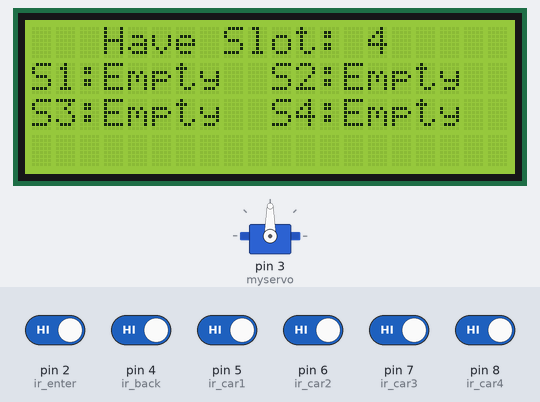
Simulated run of this sketch. Board: Arduino Uno, built with avr-gcc and run on an emulated ATmega328P. Parts: servo, 20×4 character LCD. The test bench sets the inputs (shaded band); at power-on: pin 2 (ir_enter), pin 4 (ir_back), pin 5 (ir_car1), pin 6 (ir_car2), pin 7 (ir_car3), pin 8 (ir_car4) HIGH.

Above: at 3.3 s.
3.4 s: pin 5 (ir_car1) driven LOW
At 4.2 s:
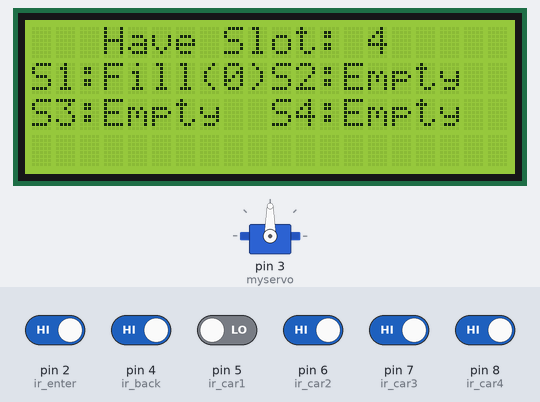
6.4 s: pin 6 (ir_car2) driven LOW
At 7.3 s:
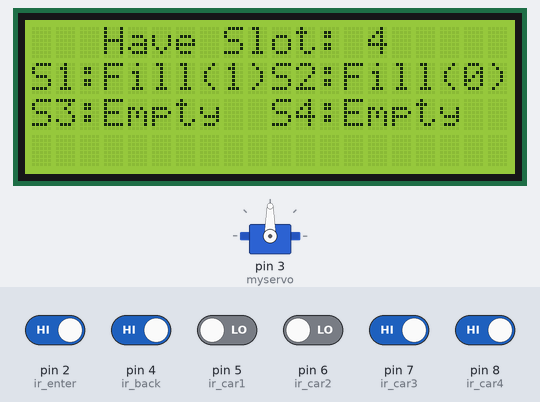
9.4 s: pin 7 (ir_car3) driven LOW
At 10.3 s:
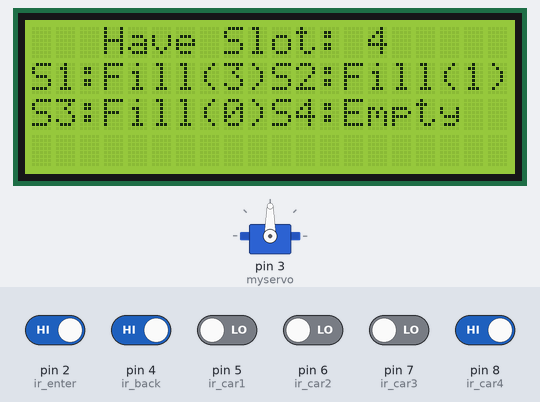
12.4 s: pin 8 (ir_car4) driven LOW
At 13.3 s:
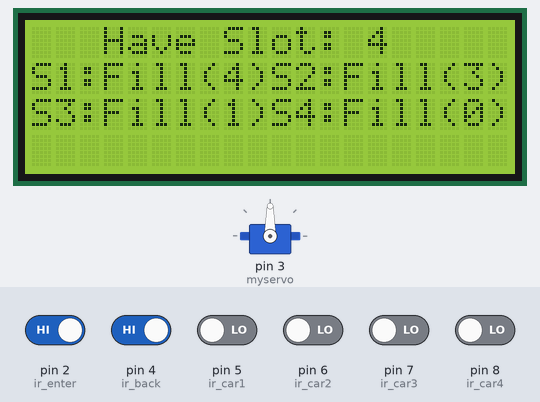
15.4 s: pin 5 (ir_car1) driven HIGH
At 16.4 s:
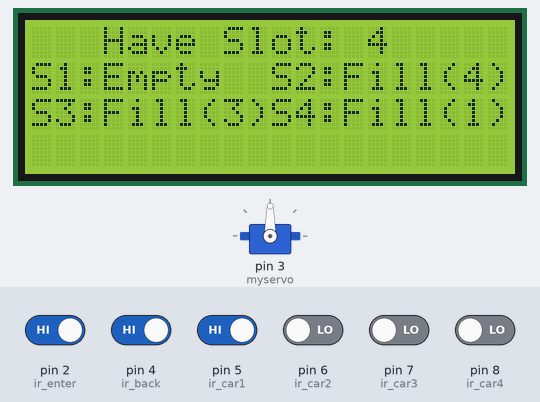
18.4 s: pin 6 (ir_car2) driven HIGH
At 19.4 s:
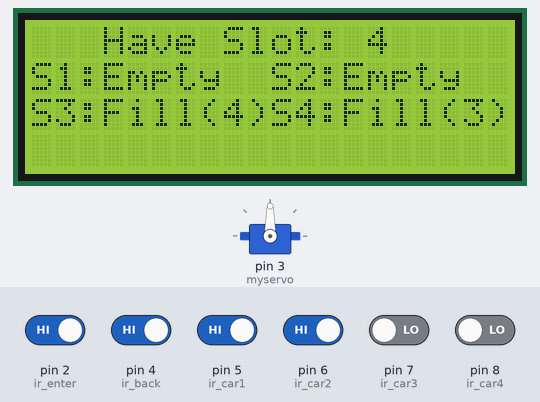
Timing chart, 0 to 21.4 s (numbered marks = the images above; inputs shaded):
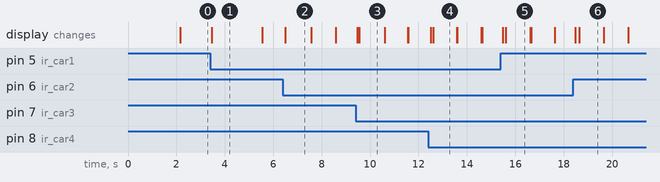

Measured:
- after the input at 3.4 s, the display: changes after 0.07 s (image 1)
- after the input at 6.4 s, the display: changes after 0.10 s (image 2)
- after the input at 9.4 s, the display: first changes after 0.07 s (image 3 shows a later state)
- after the input at 12.4 s, the display: first changes after 0.11 s (image 4 shows a later state)
- after the input at 15.4 s, the display: first changes after 0.09 s (image 5 shows a later state)
- after the input at 18.4 s, the display: first changes after 0.07 s (image 6 shows a later state)
- what the display in image 1 shows lasts 2.0 s, from 3.5 s to 5.5 s

The sketch:

Car_Parking_System_LCD.ino
```cpp
#include <Servo.h>
#include <Wire.h>
#include <LiquidCrystal_I2C.h>

LiquidCrystal_I2C lcd(0x27, 20, 4);
Servo myservo;

#define ir_enter 2
#define ir_back  4
#define ir_car1 5
#define ir_car2 6
#define ir_car3 7
#define ir_car4 8

int S1=0, S2=0, S3=0, S4=0;
int flag1=0, flag2=0;
int slot = 4;

// Separate timer variables for each slot
unsigned long previousMillis1 = 0;
unsigned long previousMillis2 = 0;
unsigned long previousMillis3 = 0;
unsigned long previousMillis4 = 0;
const long interval = 2000; // 5 seconds
int timer1 = 0, timer2 = 0, timer3 = 0, timer4 = 0;
bool timer1Active = false, timer2Active = false, timer3Active = false, timer4Active = false;

void setup(){
    Serial.begin(9600);
    pinMode(ir_car1, INPUT);
    pinMode(ir_car2, INPUT);
    pinMode(ir_car3, INPUT);
    pinMode(ir_car4, INPUT);
    pinMode(ir_enter, INPUT);
    pinMode(ir_back, INPUT);

    myservo.attach(3);
    myservo.write(90);
    lcd.begin(20, 4);
    lcd.setCursor (0,1);
    lcd.print("    Car  parking  ");
    lcd.setCursor (0,2);
    lcd.print("       System     ");
    delay (2000);
    lcd.clear();
    Read_Sensor();
    int total = S1+S2+S3+S4;
    slot = slot-total;
}

void loop(){
    unsigned long currentMillis = millis();

    // Separate timer logic for each slot
    if(S1 == 1) {
        if(!timer1Active) {
            timer1Active = true;
            previousMillis1 = currentMillis;
        }
        if(currentMillis - previousMillis1 >= interval) {
            timer1++;
            previousMillis1 = currentMillis;
        }
    } else {
        timer1Active = false;
        timer1 = 0;
    }

    if(S2 == 1) {
        if(!timer2Active) {
            timer2Active = true;
            previousMillis2 = currentMillis;
        }
        if(currentMillis - previousMillis2 >= interval) {
            timer2++;
            previousMillis2 = currentMillis;
        }
    } else {
        timer2Active = false;
        timer2 = 0;
    }

    if(S3 == 1) {
        if(!timer3Active) {
            timer3Active = true;
            previousMillis3 = currentMillis;
        }
        if(currentMillis - previousMillis3 >= interval) {
            timer3++;
            previousMillis3 = currentMillis;
        }
    } else {
        timer3Active = false;
        timer3 = 0;
    }

    if(S4 == 1) {
        if(!timer4Active) {
            timer4Active = true;
            previousMillis4 = currentMillis;
        }
        if(currentMillis - previousMillis4 >= interval) {
            timer4++;
            previousMillis4 = currentMillis;
        }
    } else {
        timer4Active = false;
        timer4 = 0;
    }

    Read_Sensor();
    lcd.setCursor (0,0);
    lcd.print("   Have Slot: ");
    lcd.print(slot);
    lcd.print("    ");

    lcd.setCursor (0,1);
    if(S1==1){
        lcd.print("S1:Fill(");
        lcd.print(timer1);
        lcd.print(")");
    }
    else{
        lcd.print("S1:Empty  ");
    }

    lcd.setCursor (10,1);
    if(S2==1){
        lcd.print("S2:Fill(");
        lcd.print(timer2);
        lcd.print(")");
    }
    else{
        lcd.print("S2:Empty  ");
    }

    lcd.setCursor (0,2);
    if(S3==1){
        lcd.print("S3:Fill(");
        lcd.print(timer3);
        lcd.print(")");
    }
    else{
        lcd.print("S3:Empty  ");
    }

    lcd.setCursor (10,2);
    if(S4==1){
        lcd.print("S4:Fill(");
        lcd.print(timer4);
        lcd.print(")");
    }
    else{
        lcd.print("S4:Empty  ");
    }

    if(digitalRead (ir_enter) == 0 && flag1==0){
        if(slot>0){
            flag1=1;
            if(flag2==0){
                myservo.write(180);
                slot = slot-1;
            }
        }
        else{
            lcd.setCursor (0,0);
            lcd.print(" Sorry Parking Full ");
            delay(1500);
        }
    }

    if(digitalRead (ir_back) == 0 && flag2==0){
        flag2=1;
        if(flag1==0){
            myservo.write(180);
            slot = slot+1;
        }
    }

    if(flag1==1 && flag2==1){
        delay (1000);
        myservo.write(90);
        flag1=0, flag2=0;
    }

    delay(1);
}

void Read_Sensor(){
    S1=0, S2=0, S3=0, S4=0;
    if(digitalRead(ir_car1) == 0){S1=1;}
    if(digitalRead(ir_car2) == 0){S2=1;}
    if(digitalRead(ir_car3) == 0){S3=1;}
    if(digitalRead(ir_car4) == 0){S4=1;}
}
```
